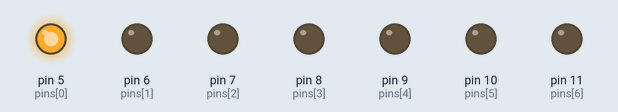
A sketch run on a simulated Arduino Uno, built with avr-gcc and run on an emulated ATmega328P. On the bench: output pins drawn as LEDs (lit = HIGH).

Above: at 0.02 s.
At 0.22 s:
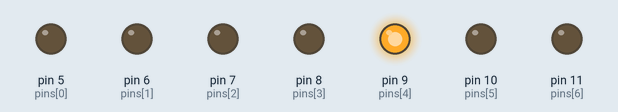
At 0.62 s:
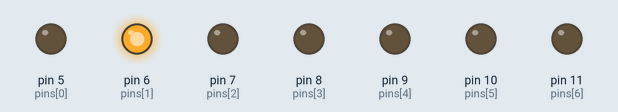
At 1.22 s:
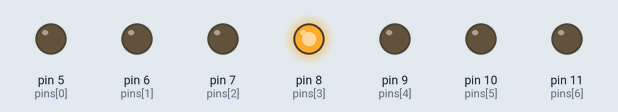
At 1.82 s:
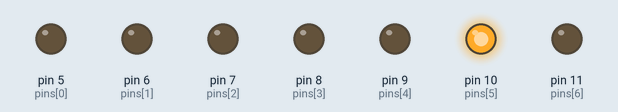
At 2.45 s:
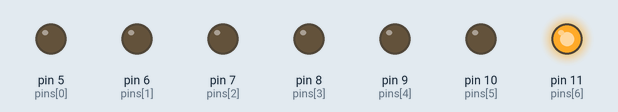
Timing chart, 0 to 3.0 s (numbered marks = the images above):
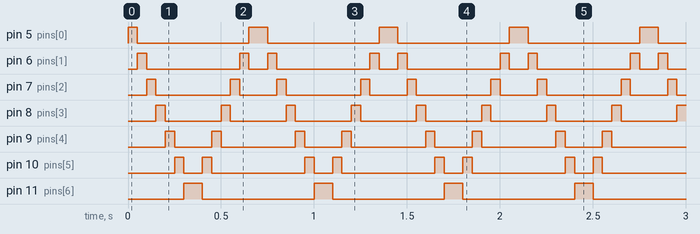

The sketch:

ejercicio_5_sketch_oct31b.ino
```cpp
// Definir los pines de los LEDs
int pins[] = {5, 6, 7, 8, 9, 10, 11};

int numPins = 7; // Número de LEDs

void setup() {
  // Configurar los pines de los LEDs como salidas
  for (int i = 0; i < numPins; i++) {
    pinMode(pins[i], OUTPUT);
  }
}

void loop() {
  // Encender y apagar los LEDs del pin 5 al 11
  for (int i = 0; i < numPins; i++) {
    digitalWrite(pins[i], HIGH);  // Encender el LED actual
    delay(50);  // Esperar 50 ms
    digitalWrite(pins[i], LOW);   // Apagar el LED actual
  }

  // Encender y apagar los LEDs del pin 11 al 5 en orden inverso
  for (int i = numPins - 1; i >= 0; i--) {
    digitalWrite(pins[i], HIGH);  // Encender el LED actual
    delay(50);  // Esperar 50 ms
    digitalWrite(pins[i], LOW);   // Apagar el LED actual
  }
}
```

Measured:
- by itself, pin 5 (pins[0]), pin 11 (pins[6]): alternates HIGH for 0.10 s and LOW for 0.60 s
- by itself, pin 6 (pins[1]): repeats every 0.70 s: LOW 0.50 s, HIGH 0.05 s, LOW 0.10 s, HIGH 0.05 s
- by itself, pin 7 (pins[2]): repeats every 0.70 s: LOW 0.40 s, HIGH 0.05 s, LOW 0.20 s, HIGH 0.05 s
- by itself, pin 8 (pins[3]): alternates HIGH for 0.05 s and LOW for 0.30 s
- by itself, pin 9 (pins[4]): repeats every 0.70 s: LOW 0.20 s, HIGH 0.05 s, LOW 0.40 s, HIGH 0.05 s
- by itself, pin 10 (pins[5]): repeats every 0.70 s: LOW 0.10 s, HIGH 0.05 s, LOW 0.50 s, HIGH 0.05 s
